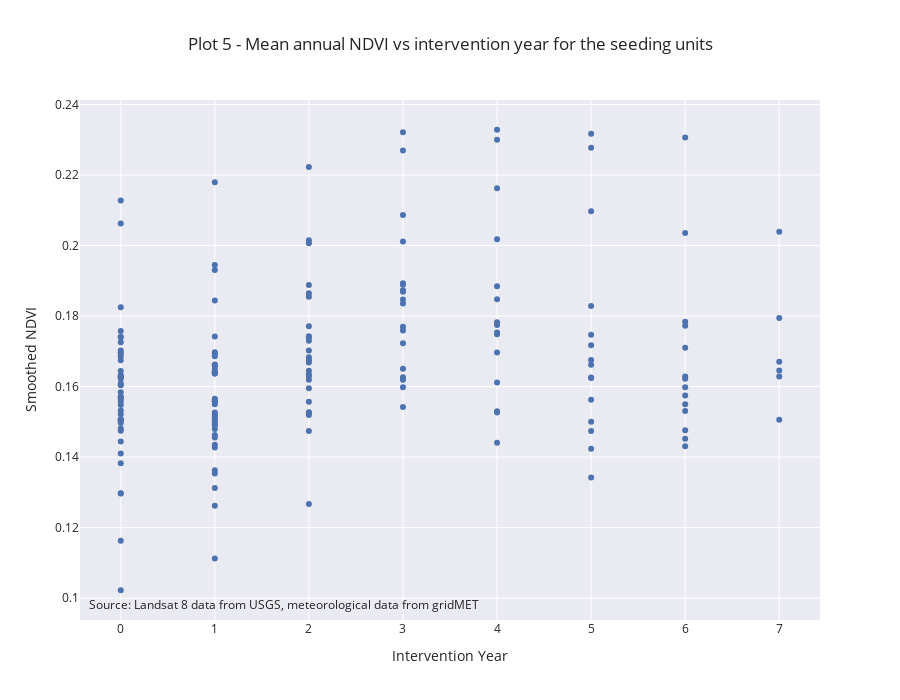

Notebook source saved alongside this figure:
### Markdown cell above
### Plot 5 - Mean annual NDVI vs intervention year for the seeding units

### Code cell
fig = px.scatter(su_ndvi_annual_change_df, x='Intervention_Year', y='NDVI_mean',
                 labels={
                     "NDVI_mean": "Smoothed NDVI",
                     "Intervention_Year": "Intervention Year"
                 },
                 title='Plot 5 - Mean annual NDVI vs intervention year for the seeding units',
                 width=900, height=700,
                 hover_name="SuId", hover_data=["NDVI_mean", "Year"])

# Credit
fig.add_annotation(text="Source: Landsat 8 data from USGS, meteorological data from gridMET",
                   showarrow=False,
                   xref="paper", yref="paper",
                   x=0.01, y=0.01)

fig.update_layout(showlegend=False)
fig.show()

### Figure 1 — Plotly figure (JSON) as saved in the notebook; plotly's stock layout.template omitted (floating-point values rounded to 4 significant figures; data arrays with more than 128 entries replaced by an {"elided": "..."} marker saying what was removed)
{"data": [{"customdata": {"elided": "177x2 float values"}, "hovertemplate": "<b>%{hovertext}</b><br><br>Intervention Year=%{x}<br>Smoothed NDVI=%{customdata[0]}<br>Year=%{customdata[1]}<extra></extra>", "hovertext": {"elided": "177 int values"}, "legendgroup": "", "marker": {"color": "rgb(76,114,176)", "symbol": "circle"}, "mode": "markers", "name": "", "showlegend": false, "type": "scatter", "x": {"elided": "177 int values"}, "xaxis": "x", "y": {"elided": "177 float values"}, "yaxis": "y"}], "layout": {"annotations": [{"showarrow": false, "text": "Source: Landsat 8 data from USGS, meteorological data from gridMET", "x": 0.01, "xref": "paper", "y": 0.01, "yref": "paper"}], "height": 700, "legend": {"tracegroupgap": 0}, "showlegend": false, "title": {"text": "Plot 5 - Mean annual NDVI vs intervention year for the seeding units"}, "width": 900, "xaxis": {"anchor": "y", "domain": [0, 1], "title": {"text": "Intervention Year"}}, "yaxis": {"anchor": "x", "domain": [0, 1], "title": {"text": "Smoothed NDVI"}}}}
